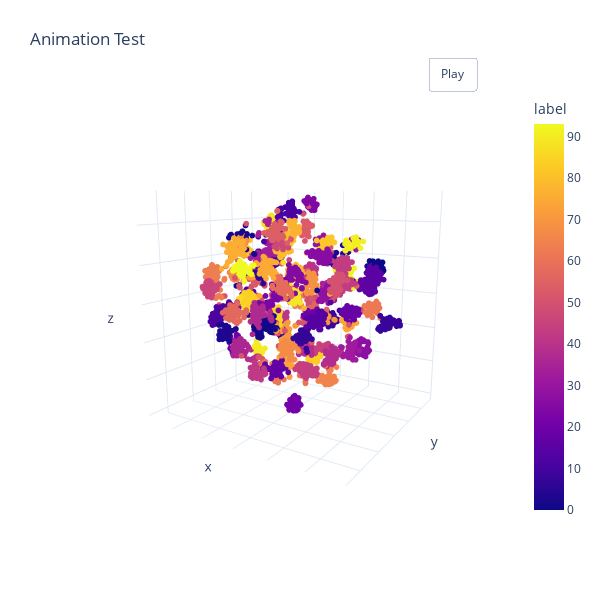

Source (notebook cell):
### Code cell
import plotly.graph_objects as go
fig = px.scatter_3d(df, x='x', y='y', z='z', color='label', color_discrete_map="identity", template='plotly_white')
fig.update_traces(marker=dict(size=2))
fig.update_layout(scene = dict(showlegend=False, xaxis=dict(visible=False), yaxis=dict(visible=False),
        ))

x_eye = -1.25
y_eye = 2
z_eye = 0.5
fig.update_layout(
         title='Animation Test',
         width=1000,
         height=1000,
         scene_camera_eye=dict(x=x_eye, y=y_eye, z=z_eye),
         updatemenus=[dict(type='buttons',
                  showactive=False,
                  y=1,
                  x=0.8,
                  xanchor='left',
                  yanchor='bottom',
                  pad=dict(t=45, r=10),
                  buttons=[dict(label='Play',
                                 method='animate',
                                 args=[None, dict(frame=dict(duration=5, redraw=True), 
                                                             transition=dict(duration=0),
                                                             fromcurrent=True,
                                                             mode='immediate'
                                                            )]
                                            )
                                      ]
                              )
                        ]
)

def rotate_z(x, y, z, theta):
    w = x+1j*y
    return np.real(np.exp(1j*theta)*w), np.imag(np.exp(1j*theta)*w), z

frames=[]
for t in np.arange(0, 6.26, 0.1):
    xe, ye, ze = rotate_z(x_eye, y_eye, z_eye, -t)
    frames.append(go.Frame(layout=dict(scene_camera_eye=dict(x=xe, y=ye, z=ze))))
fig.frames=frames

fig.show()

### Figure 1 — Plotly figure (JSON) as saved in the notebook; plotly's stock layout.template omitted (floating-point values rounded to 4 significant figures; data arrays with more than 128 entries replaced by an {"elided": "..."} marker saying what was removed)
{"data": [{"hovertemplate": "x=%{x}<br>y=%{y}<br>z=%{z}<br>label=%{marker.color}<extra></extra>", "legendgroup": "", "marker": {"color": {"elided": "5399 int values"}, "coloraxis": "coloraxis", "size": 2, "symbol": "circle"}, "mode": "markers", "name": "", "scene": "scene", "showlegend": false, "type": "scatter3d", "x": {"elided": "5399 float values"}, "y": {"elided": "5399 float values"}, "z": {"elided": "5399 float values"}}], "layout": {"coloraxis": {"colorbar": {"title": {"text": "label"}}, "colorscale": [[0, "#0d0887"], [0.1111, "#46039f"], [0.2222, "#7201a8"], [0.3333, "#9c179e"], [0.4444, "#bd3786"], [0.5556, "#d8576b"], [0.6667, "#ed7953"], [0.7778, "#fb9f3a"], [0.8889, "#fdca26"], [1, "#f0f921"]]}, "height": 600, "legend": {"tracegroupgap": 0}, "margin": {"t": 60}, "scene": {"camera": {"eye": {"x": -1.25, "y": 2, "z": 0.5}}, "domain": {"x": [0, 1], "y": [0, 1]}, "xaxis": {"showticklabels": false, "title": {"text": "x"}}, "yaxis": {"showticklabels": false, "title": {"text": "y"}}, "zaxis": {"showticklabels": false, "title": {"text": "z"}}}, "title": {"text": "Animation Test"}, "updatemenus": [{"buttons": [{"args": [null, {"frame": {"duration": 5, "redraw": true}, "fromcurrent": true, "mode": "immediate", "transition": {"duration": 0}}], "label": "Play", "method": "animate"}], "pad": {"r": 10, "t": 45}, "showactive": false, "type": "buttons", "x": 0.8, "xanchor": "left", "y": 1, "yanchor": "bottom"}], "width": 600}}
